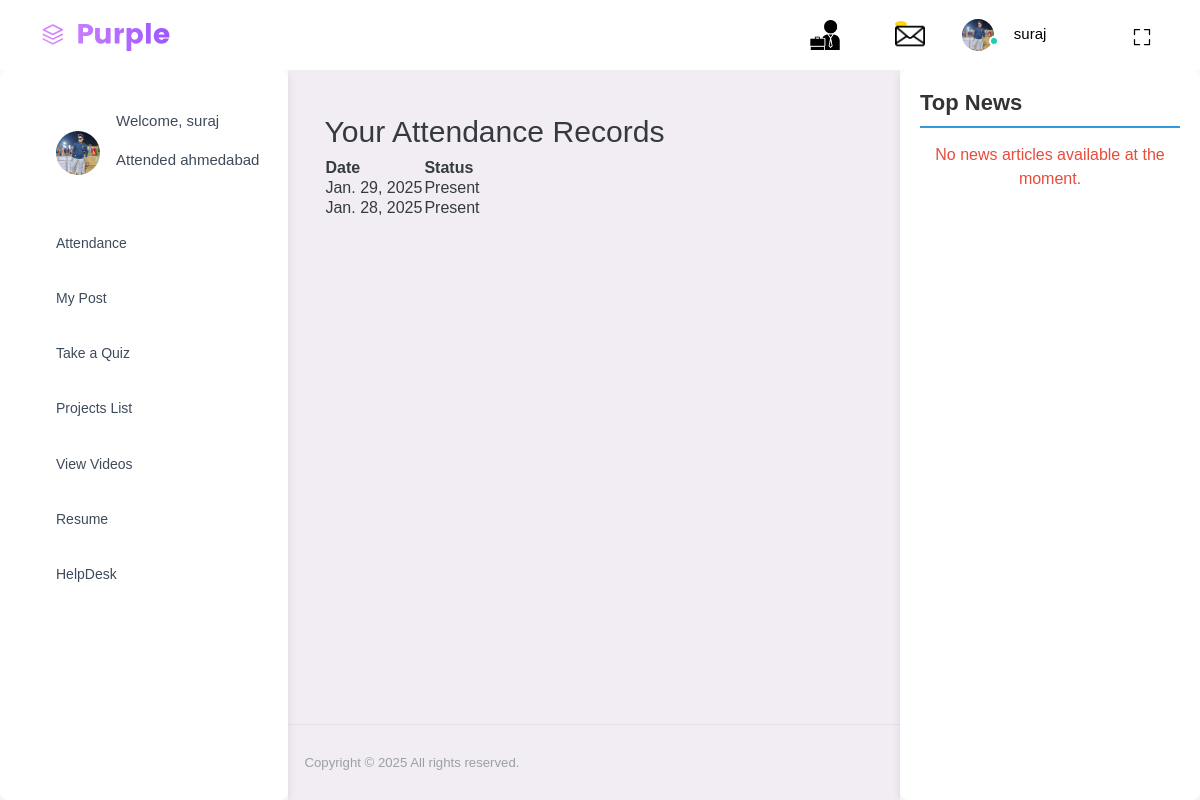
The page /view_attendance/ (signed in) on the database as committed earlier.
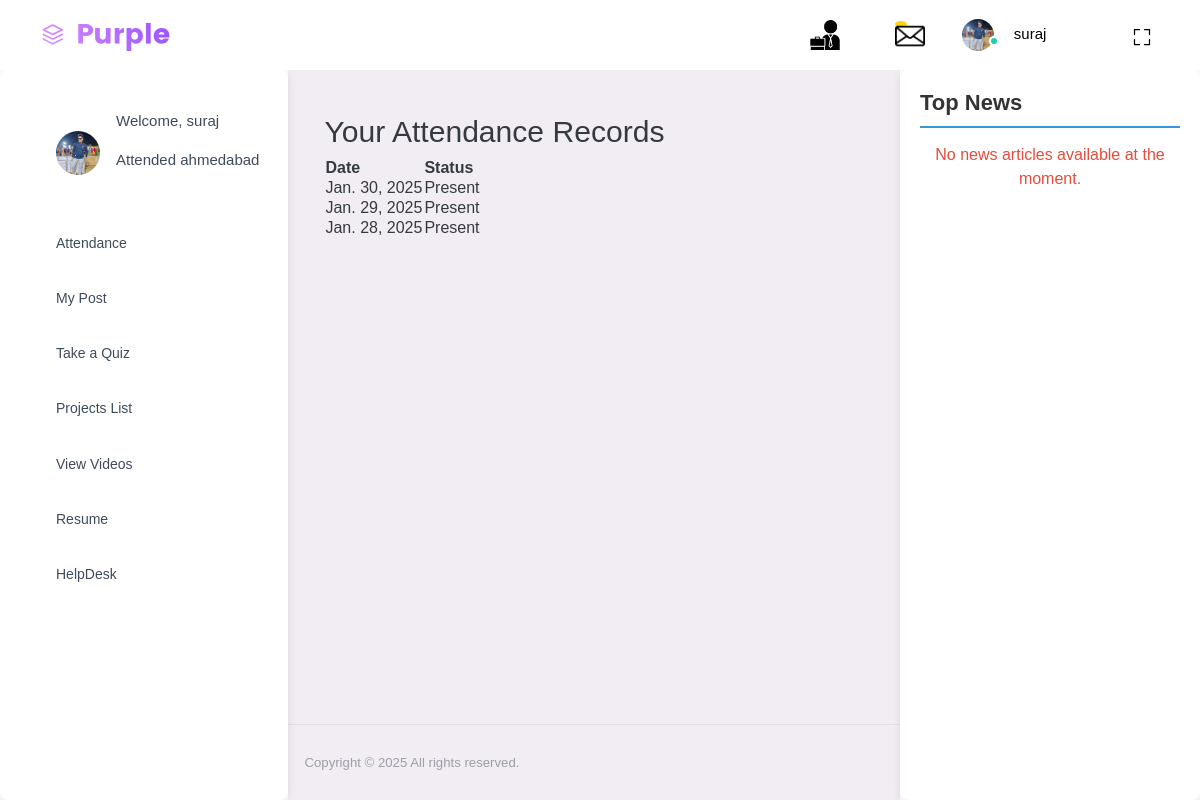
The same page on the database as committed later.
### user_management/models.py (models this page shows, shortened)
class AttendanceRecord(models.Model):
    user = models.ForeignKey(settings.AUTH_USER_MODEL, on_delete=models.CASCADE)
    date = models.DateField(default=timezone.now)
    status = models.CharField(max_length=10, choices=[('Present', 'Present'), ('Absent', 'Absent')])

### user_management/views.py (the view)
# urls.py: path('view_attendance/', views.view_attendance, name='view_attendance'),
def view_attendance(request):
    attendance_records = AttendanceRecord.objects.filter(user=request.user).order_by('-date')
    return render(request, 'user_management/view_attendance.html', {'attendance_records': attendance_records})

### user_management/context_processors.py (called while the page is built)
def get_news(request):
    url = 'https://newsapi.org/v2/top-headlines?country=us&apiKey=1dc725c4b44746cbba9103a3d479147f'
    response = requests.get(url)
    if response.status_code == 200:
        news_data = response.json()
        articles = news_data.get('articles', [])
    else:
        articles = []
    return {'articles': articles}

### user_management/templates/user_management/view_attendance.html
{% extends "user_management/base.html" %}
{% load static %}
{% block content %}
<h2>Your Attendance Records</h2>
<table>
  <tr>
    <th>Date</th>
    <th>Status</th>
  </tr>
  {% for record in attendance_records %}
    <tr>
      <td>{{ record.date }}</td>
      <td>{{ record.status }}</td>
    </tr>
  {% endfor %}
</table>
{% endblock %}

Rows that differ between the two databases and show on the page:
added AttendanceRecord: date "Jan. 30, 2025", status "Present"
